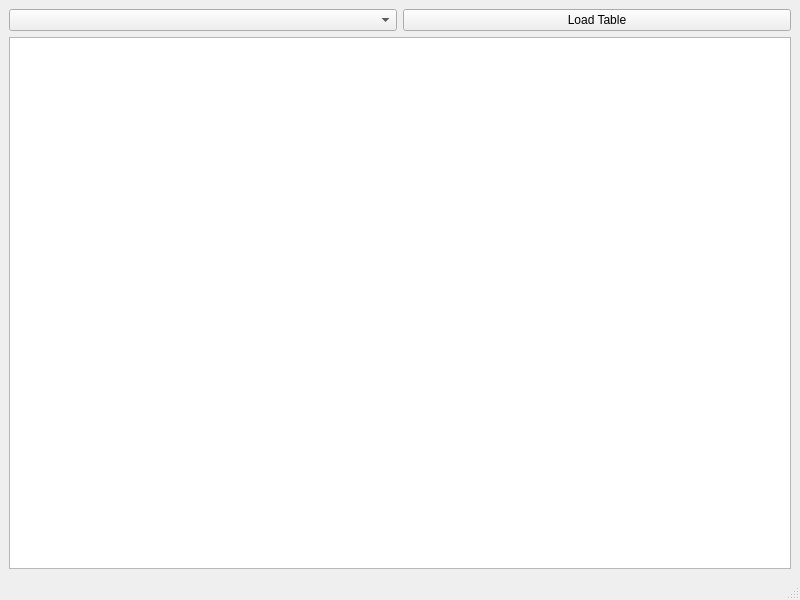
<?xml version="1.0" encoding="UTF-8"?>
<ui version="4.0">
 <class>MainWindow</class>
 <widget class="QMainWindow" name="MainWindow">
  <property name="geometry">
   <rect>
    <x>0</x>
    <y>0</y>
    <width>800</width>
    <height>600</height>
   </rect>
  </property>
  <property name="windowTitle">
   <string>SQLite Viewer</string>
  </property>
  <widget class="QWidget" name="centralwidget">
   <layout class="QVBoxLayout" name="verticalLayout">
    <item>
     <layout class="QHBoxLayout" name="horizontalLayout">
      <item>
       <widget class="QComboBox" name="table_name_combo"/>
      </item>
      <item>
       <widget class="QPushButton" name="load_button">
        <property name="text">
         <string>Load Table</string>
        </property>
       </widget>
      </item>
     </layout>
    </item>
    <item>
     <widget class="QTableWidget" name="table_widget"/>
    </item>
   </layout>
  </widget>
  <widget class="QMenuBar" name="menubar"/>
  <widget class="QStatusBar" name="statusbar"/>
 </widget>
 <resources/>
 <connections/>
</ui>
